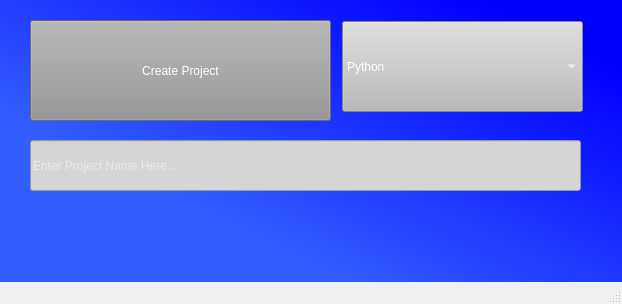
<?xml version="1.0" encoding="UTF-8"?>
<ui version="4.0">
 <class>MainWindow</class>
 <widget class="QMainWindow" name="MainWindow">
  <property name="geometry">
   <rect>
    <x>0</x>
    <y>0</y>
    <width>622</width>
    <height>304</height>
   </rect>
  </property>
  <property name="windowTitle">
   <string>MainWindow</string>
  </property>
  <property name="styleSheet">
   <string notr="true">background-image: url(:/background_image.jpg);</string>
  </property>
  <widget class="QWidget" name="centralwidget">
   <property name="styleSheet">
    <string notr="true">background-color: qlineargradient(spread:pad, x1:0.264, y1:0.704, x2:0.881, y2:0.137, stop:0 rgba(51, 94, 255, 255), stop:1 rgba(0, 0, 255, 255));</string>
   </property>
   <widget class="QPushButton" name="pushButton">
    <property name="geometry">
     <rect>
      <x>30</x>
      <y>20</y>
      <width>301</width>
      <height>101</height>
     </rect>
    </property>
    <property name="styleSheet">
     <string notr="true">background-color: rgb(148, 148, 148);
font: 22pt &quot;MS Shell Dlg 2&quot;;
color: rgb(255, 255, 255);</string>
    </property>
    <property name="text">
     <string>Create Project</string>
    </property>
   </widget>
   <widget class="QComboBox" name="comboBox">
    <property name="geometry">
     <rect>
      <x>342</x>
      <y>21</y>
      <width>241</width>
      <height>91</height>
     </rect>
    </property>
    <property name="styleSheet">
     <string notr="true">background-color: rgb(186, 186, 186);
color: rgb(255, 255, 255);
font: 20pt &quot;MS Shell Dlg 2&quot;;</string>
    </property>
    <property name="locale">
     <locale language="English" country="UnitedStates"/>
    </property>
    <property name="currentText">
     <string>Python</string>
    </property>
    <property name="placeholderText">
     <string/>
    </property>
    <item>
     <property name="text">
      <string>Python</string>
     </property>
    </item>
    <item>
     <property name="text">
      <string>Ruby</string>
     </property>
    </item>
    <item>
     <property name="text">
      <string>Web</string>
     </property>
    </item>
   </widget>
   <widget class="QLineEdit" name="lineEdit">
    <property name="geometry">
     <rect>
      <x>30</x>
      <y>140</y>
      <width>551</width>
      <height>51</height>
     </rect>
    </property>
    <property name="styleSheet">
     <string notr="true">background-color: rgb(214, 214, 214);
font: 20pt &quot;MS Shell Dlg 2&quot;;
color: rgb(255, 255, 255);</string>
    </property>
    <property name="text">
     <string/>
    </property>
    <property name="placeholderText">
     <string>Enter Project Name Here...</string>
    </property>
   </widget>
  </widget>
  <widget class="QMenuBar" name="menubar">
   <property name="geometry">
    <rect>
     <x>0</x>
     <y>0</y>
     <width>622</width>
     <height>26</height>
    </rect>
   </property>
  </widget>
  <widget class="QStatusBar" name="statusbar"/>
 </widget>
 <resources>
  <include location="designer.qrc"/>
 </resources>
 <connections/>
</ui>
